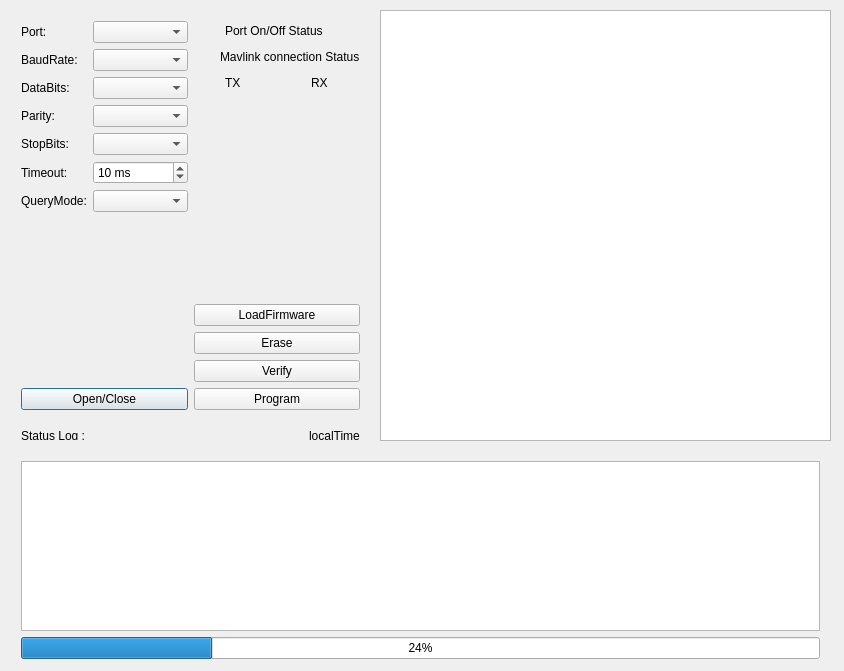
<?xml version="1.0" encoding="UTF-8"?>
<ui version="4.0">
 <class>Dialog</class>
 <widget class="QDialog" name="Dialog">
  <property name="geometry">
   <rect>
    <x>0</x>
    <y>0</y>
    <width>844</width>
    <height>671</height>
   </rect>
  </property>
  <property name="windowTitle">
   <string>Dialog</string>
  </property>
  <widget class="QTableWidget" name="tb_hexview">
   <property name="geometry">
    <rect>
     <x>380</x>
     <y>10</y>
     <width>451</width>
     <height>431</height>
    </rect>
   </property>
  </widget>
  <widget class="QWidget" name="layoutWidget">
   <property name="geometry">
    <rect>
     <x>10</x>
     <y>450</y>
     <width>821</width>
     <height>220</height>
    </rect>
   </property>
   <layout class="QVBoxLayout" name="verticalLayout_4">
    <item>
     <widget class="QTextEdit" name="textEdit_Log"/>
    </item>
    <item>
     <widget class="QProgressBar" name="progressBar_Status">
      <property name="value">
       <number>24</number>
      </property>
     </widget>
    </item>
   </layout>
  </widget>
  <widget class="QWidget" name="">
   <property name="geometry">
    <rect>
     <x>10</x>
     <y>420</y>
     <width>361</width>
     <height>31</height>
    </rect>
   </property>
   <layout class="QHBoxLayout" name="horizontalLayout_5">
    <item>
     <widget class="QLabel" name="label_12">
      <property name="text">
       <string>Status Log :</string>
      </property>
     </widget>
    </item>
    <item>
     <spacer name="horizontalSpacer">
      <property name="orientation">
       <enum>Qt::Horizontal</enum>
      </property>
      <property name="sizeHint" stdset="0">
       <size>
        <width>40</width>
        <height>20</height>
       </size>
      </property>
     </spacer>
    </item>
    <item>
     <widget class="QLabel" name="label_13">
      <property name="text">
       <string>localTime</string>
      </property>
     </widget>
    </item>
   </layout>
  </widget>
  <widget class="QWidget" name="">
   <property name="geometry">
    <rect>
     <x>10</x>
     <y>10</y>
     <width>361</width>
     <height>411</height>
    </rect>
   </property>
   <layout class="QHBoxLayout" name="horizontalLayout_6">
    <item>
     <layout class="QVBoxLayout" name="verticalLayout_2">
      <item>
       <layout class="QFormLayout" name="formLayout">
        <item row="0" column="0">
         <widget class="QLabel" name="label">
          <property name="text">
           <string>Port:</string>
          </property>
         </widget>
        </item>
        <item row="0" column="1">
         <widget class="QComboBox" name="portBox"/>
        </item>
        <item row="1" column="0">
         <widget class="QLabel" name="label_2">
          <property name="text">
           <string>BaudRate:</string>
          </property>
         </widget>
        </item>
        <item row="1" column="1">
         <widget class="QComboBox" name="baudRateBox"/>
        </item>
        <item row="2" column="0">
         <widget class="QLabel" name="label_3">
          <property name="text">
           <string>DataBits:</string>
          </property>
         </widget>
        </item>
        <item row="2" column="1">
         <widget class="QComboBox" name="dataBitsBox"/>
        </item>
        <item row="3" column="0">
         <widget class="QLabel" name="label_4">
          <property name="text">
           <string>Parity:</string>
          </property>
         </widget>
        </item>
        <item row="3" column="1">
         <widget class="QComboBox" name="parityBox"/>
        </item>
        <item row="4" column="0">
         <widget class="QLabel" name="label_5">
          <property name="text">
           <string>StopBits:</string>
          </property>
         </widget>
        </item>
        <item row="4" column="1">
         <widget class="QComboBox" name="stopBitsBox"/>
        </item>
        <item row="5" column="0">
         <widget class="QLabel" name="label_7">
          <property name="text">
           <string>Timeout:</string>
          </property>
         </widget>
        </item>
        <item row="5" column="1">
         <widget class="QSpinBox" name="timeoutBox">
          <property name="suffix">
           <string> ms</string>
          </property>
          <property name="minimum">
           <number>-1</number>
          </property>
          <property name="maximum">
           <number>10000</number>
          </property>
          <property name="singleStep">
           <number>10</number>
          </property>
          <property name="value">
           <number>10</number>
          </property>
         </widget>
        </item>
        <item row="6" column="0">
         <widget class="QLabel" name="label_6">
          <property name="text">
           <string>QueryMode:</string>
          </property>
         </widget>
        </item>
        <item row="6" column="1">
         <widget class="QComboBox" name="queryModeBox"/>
        </item>
       </layout>
      </item>
      <item>
       <spacer name="verticalSpacer">
        <property name="orientation">
         <enum>Qt::Vertical</enum>
        </property>
        <property name="sizeHint" stdset="0">
         <size>
          <width>20</width>
          <height>40</height>
         </size>
        </property>
       </spacer>
      </item>
      <item>
       <widget class="QPushButton" name="openCloseButton">
        <property name="text">
         <string>Open/Close</string>
        </property>
       </widget>
      </item>
     </layout>
    </item>
    <item>
     <layout class="QVBoxLayout" name="verticalLayout_5">
      <item>
       <layout class="QVBoxLayout" name="verticalLayout">
        <item>
         <layout class="QHBoxLayout" name="horizontalLayout">
          <item>
           <widget class="HLed" name="led_SerialOnOff" native="true">
            <property name="sizePolicy">
             <sizepolicy hsizetype="Fixed" vsizetype="Fixed">
              <horstretch>0</horstretch>
              <verstretch>0</verstretch>
             </sizepolicy>
            </property>
            <property name="minimumSize">
             <size>
              <width>20</width>
              <height>20</height>
             </size>
            </property>
            <property name="maximumSize">
             <size>
              <width>25</width>
              <height>25</height>
             </size>
            </property>
           </widget>
          </item>
          <item>
           <widget class="QLabel" name="label_8">
            <property name="text">
             <string>Port On/Off Status</string>
            </property>
           </widget>
          </item>
         </layout>
        </item>
        <item>
         <layout class="QHBoxLayout" name="horizontalLayout_2">
          <item>
           <widget class="HLed" name="led_MavlinkStatus" native="true">
            <property name="sizePolicy">
             <sizepolicy hsizetype="Fixed" vsizetype="Fixed">
              <horstretch>0</horstretch>
              <verstretch>0</verstretch>
             </sizepolicy>
            </property>
            <property name="minimumSize">
             <size>
              <width>20</width>
              <height>20</height>
             </size>
            </property>
            <property name="maximumSize">
             <size>
              <width>25</width>
              <height>25</height>
             </size>
            </property>
           </widget>
          </item>
          <item>
           <widget class="QLabel" name="label_9">
            <property name="text">
             <string>Mavlink connection Status</string>
            </property>
           </widget>
          </item>
         </layout>
        </item>
        <item>
         <layout class="QHBoxLayout" name="horizontalLayout_3">
          <item>
           <widget class="HLed" name="led_Tx" native="true">
            <property name="sizePolicy">
             <sizepolicy hsizetype="Fixed" vsizetype="Fixed">
              <horstretch>0</horstretch>
              <verstretch>0</verstretch>
             </sizepolicy>
            </property>
            <property name="minimumSize">
             <size>
              <width>20</width>
              <height>20</height>
             </size>
            </property>
            <property name="maximumSize">
             <size>
              <width>25</width>
              <height>25</height>
             </size>
            </property>
           </widget>
          </item>
          <item>
           <widget class="QLabel" name="label_11">
            <property name="text">
             <string>TX</string>
            </property>
           </widget>
          </item>
          <item>
           <widget class="HLed" name="led_Rx" native="true">
            <property name="sizePolicy">
             <sizepolicy hsizetype="Fixed" vsizetype="Fixed">
              <horstretch>0</horstretch>
              <verstretch>0</verstretch>
             </sizepolicy>
            </property>
            <property name="minimumSize">
             <size>
              <width>20</width>
              <height>20</height>
             </size>
            </property>
            <property name="maximumSize">
             <size>
              <width>25</width>
              <height>25</height>
             </size>
            </property>
           </widget>
          </item>
          <item>
           <widget class="QLabel" name="label_10">
            <property name="text">
             <string>RX</string>
            </property>
           </widget>
          </item>
         </layout>
        </item>
       </layout>
      </item>
      <item>
       <spacer name="verticalSpacer_2">
        <property name="orientation">
         <enum>Qt::Vertical</enum>
        </property>
        <property name="sizeHint" stdset="0">
         <size>
          <width>20</width>
          <height>148</height>
         </size>
        </property>
       </spacer>
      </item>
      <item>
       <layout class="QVBoxLayout" name="verticalLayout_3">
        <item>
         <widget class="QPushButton" name="LoadFirmwareButton">
          <property name="text">
           <string>LoadFirmware</string>
          </property>
         </widget>
        </item>
        <item>
         <widget class="QPushButton" name="sendButton_3">
          <property name="text">
           <string>Erase</string>
          </property>
         </widget>
        </item>
        <item>
         <widget class="QPushButton" name="sendButton_2">
          <property name="text">
           <string>Verify</string>
          </property>
         </widget>
        </item>
        <item>
         <widget class="QPushButton" name="ProgramButton">
          <property name="text">
           <string>Program</string>
          </property>
         </widget>
        </item>
       </layout>
      </item>
     </layout>
    </item>
   </layout>
  </widget>
 </widget>
 <layoutdefault spacing="6" margin="11"/>
 <customwidgets>
  <customwidget>
   <class>HLed</class>
   <extends>QWidget</extends>
   <header>hled.h</header>
   <container>1</container>
  </customwidget>
 </customwidgets>
 <resources/>
 <connections/>
</ui>
